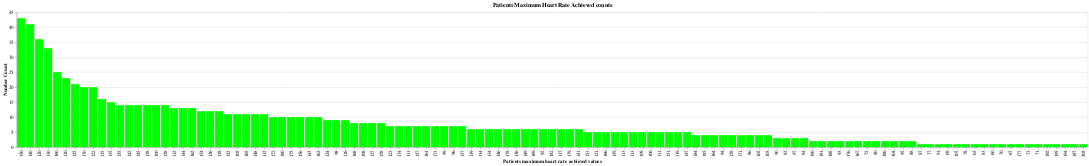

The code cell stored with this chart in its notebook:
### Code cell
#Figure 8: Patients maximun heart rate values.
plot_chart8= plot_value_counts(hf_pred, 'MaxHR', color='lime', title="Patients Maximum Heart Rate Achieved counts",
                               x_title= 'Patients maximum heart rate achieved values')
plot_chart8

### Figure 1 — Vega-Lite specification as saved in the notebook (floating-point values rounded to 4 significant figures)
{"config": {"view": {"continuousWidth": 300, "continuousHeight": 300}}, "data": {"name": "data-b37299525e3eb8ede632a50de3ab3fe3"}, "mark": {"type": "bar", "color": "lime"}, "encoding": {"x": {"field": "MaxHR", "sort": "-y", "title": "Patients maximum heart rate achieved values", "type": "nominal"}, "y": {"field": "Count", "title": "Number Count", "type": "quantitative"}}, "title": "Patients Maximum Heart Rate Achieved counts", "$schema": "https://vega.github.io/schema/vega-lite/v5.20.1.json", "datasets": {"data-b37299525e3eb8ede632a50de3ab3fe3": [{"MaxHR": 150, "Count": 43}, {"MaxHR": 140, "Count": 41}, {"MaxHR": 120, "Count": 36}, {"MaxHR": 130, "Count": 33}, {"MaxHR": 160, "Count": 25}, {"MaxHR": 110, "Count": 23}, {"MaxHR": 125, "Count": 21}, {"MaxHR": 170, "Count": 20}, {"MaxHR": 122, "Count": 20}, {"MaxHR": 115, "Count": 16}, {"MaxHR": 135, "Count": 15}, {"MaxHR": 155, "Count": 14}, {"MaxHR": 142, "Count": 14}, {"MaxHR": 145, "Count": 14}, {"MaxHR": 138, "Count": 14}, {"MaxHR": 100, "Count": 14}, {"MaxHR": 128, "Count": 14}, {"MaxHR": 112, "Count": 13}, {"MaxHR": 144, "Count": 13}, {"MaxHR": 162, "Count": 13}, {"MaxHR": 154, "Count": 12}, {"MaxHR": 126, "Count": 12}, {"MaxHR": 118, "Count": 12}, {"MaxHR": 152, "Count": 11}, {"MaxHR": 105, "Count": 11}, {"MaxHR": 165, "Count": 11}, {"MaxHR": 148, "Count": 11}, {"MaxHR": 132, "Count": 11}, {"MaxHR": 172, "Count": 10}, {"MaxHR": 180, "Count": 10}, {"MaxHR": 175, "Count": 10}, {"MaxHR": 156, "Count": 10}, {"MaxHR": 143, "Count": 10}, {"MaxHR": 163, "Count": 10}, {"MaxHR": 124, "Count": 9}, {"MaxHR": 98, "Count": 9}, {"MaxHR": 116, "Count": 9}, {"MaxHR": 168, "Count": 8}, {"MaxHR": 108, "Count": 8}, {"MaxHR": 127, "Count": 8}, {"MaxHR": 158, "Count": 8}, {"MaxHR": 123, "Count": 7}, {"MaxHR": 174, "Count": 7}, {"MaxHR": 131, "Count": 7}, {"MaxHR": 157, "Count": 7}, {"MaxHR": 161, "Count": 7}, {"MaxHR": 173, "Count": 7}, {"MaxHR": 99, "Count": 7}, {"MaxHR": 96, "Count": 7}, {"MaxHR": 137, "Count": 7}, {"MaxHR": 139, "Count": 6}, {"MaxHR": 114, "Count": 6}, {"MaxHR": 134, "Count": 6}, {"MaxHR": 146, "Count": 6}, {"MaxHR": 178, "Count": 6}, {"MaxHR": 136, "Count": 6}, {"MaxHR": 149, "Count": 6}, {"MaxHR": 169, "Count": 6}, {"MaxHR": 92, "Count": 6}, {"MaxHR": 182, "Count": 6}, {"MaxHR": 117, "Count": 6}, {"MaxHR": 179, "Count": 6}, {"MaxHR": 141, "Count": 6}, {"MaxHR": 153, "Count": 5}, {"MaxHR": 121, "Count": 5}, {"MaxHR": 166, "Count": 5}, {"MaxHR": 159, "Count": 5}, {"MaxHR": 113, "Count": 5}, {"MaxHR": 133, "Count": 5}, {"MaxHR": 109, "Count": 5}, {"MaxHR": 106, "Count": 5}, {"MaxHR": 111, "Count": 5}, {"MaxHR": 151, "Count": 5}, {"MaxHR": 119, "Count": 5}, {"MaxHR": 147, "Count": 5}, {"MaxHR": 184, "Count": 4}, {"MaxHR": 185, "Count": 4}, {"MaxHR": 164, "Count": 4}, {"MaxHR": 94, "Count": 4}, {"MaxHR": 129, "Count": 4}, {"MaxHR": 171, "Count": 4}, {"MaxHR": 86, "Count": 4}, {"MaxHR": 102, "Count": 4}, {"MaxHR": 103, "Count": 4}, {"MaxHR": 90, "Count": 3}, {"MaxHR": 82, "Count": 3}, {"MaxHR": 97, "Count": 3}, {"MaxHR": 84, "Count": 3}, {"MaxHR": 190, "Count": 2}, {"MaxHR": 181, "Count": 2}, {"MaxHR": 188, "Count": 2}, {"MaxHR": 93, "Count": 2}, {"MaxHR": 176, "Count": 2}, {"MaxHR": 167, "Count": 2}, {"MaxHR": 72, "Count": 2}, {"MaxHR": 80, "Count": 2}, {"MaxHR": 186, "Count": 2}, {"MaxHR": 104, "Count": 2}, {"MaxHR": 95, "Count": 2}, {"MaxHR": 88, "Count": 2}, {"MaxHR": 87, "Count": 1}, {"MaxHR": 77, "Count": 1}, {"MaxHR": 91, "Count": 1}, {"MaxHR": 69, "Count": 1}, {"MaxHR": 107, "Count": 1}, {"MaxHR": 78, "Count": 1}, {"MaxHR": 63, "Count": 1}, {"MaxHR": 83, "Count": 1}, {"MaxHR": 60, "Count": 1}, {"MaxHR": 70, "Count": 1}, {"MaxHR": 67, "Count": 1}, {"MaxHR": 177, "Count": 1}, {"MaxHR": 73, "Count": 1}, {"MaxHR": 71, "Count": 1}, {"MaxHR": 192, "Count": 1}, {"MaxHR": 195, "Count": 1}, {"MaxHR": 194, "Count": 1}, {"MaxHR": 187, "Count": 1}, {"MaxHR": 202, "Count": 1}]}}
